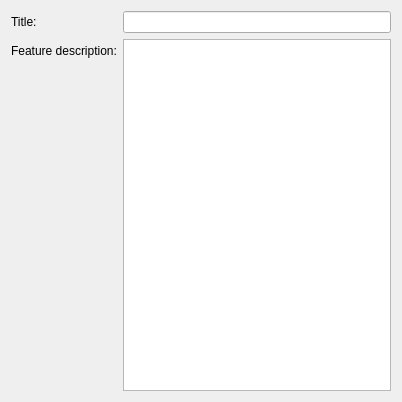
<?xml version="1.0" encoding="UTF-8"?>
<ui version="4.0">
 <class>FeatureRequestPage</class>
 <widget class="QWizardPage" name="FeatureRequestPage">
  <property name="geometry">
   <rect>
    <x>0</x>
    <y>0</y>
    <width>402</width>
    <height>402</height>
   </rect>
  </property>
  <property name="windowTitle">
   <string>Feature request</string>
  </property>
  <property name="title">
   <string>Feature request</string>
  </property>
  <layout class="QFormLayout" name="formLayout">
   <item row="0" column="0">
    <widget class="QLabel" name="label">
     <property name="text">
      <string>Title:</string>
     </property>
    </widget>
   </item>
   <item row="0" column="1">
    <widget class="QLineEdit" name="Title_"/>
   </item>
   <item row="1" column="0">
    <widget class="QLabel" name="label_2">
     <property name="text">
      <string>Feature description:</string>
     </property>
    </widget>
   </item>
   <item row="1" column="1">
    <widget class="QPlainTextEdit" name="Description_">
     <property name="sizePolicy">
      <sizepolicy hsizetype="Expanding" vsizetype="Expanding">
       <horstretch>0</horstretch>
       <verstretch>1</verstretch>
      </sizepolicy>
     </property>
    </widget>
   </item>
  </layout>
 </widget>
 <resources/>
 <connections/>
</ui>
